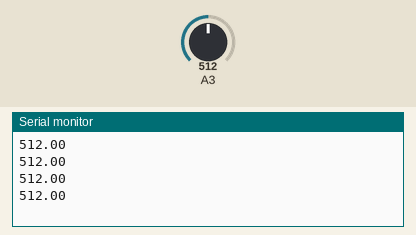
A sketch run on a simulated Arduino Uno, built with avr-gcc and run on an emulated ATmega328P. Shown: the last lines printed to the serial monitor. The test bench sets the inputs (shaded band); at power-on: A3 = 512.

Above: at 1.2 s.
1.3 s: A3 set to 716
At 1.71 s:
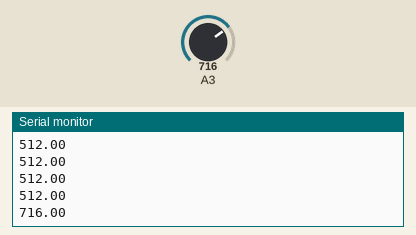
2.8 s: A3 set to 900
At 2.91 s:
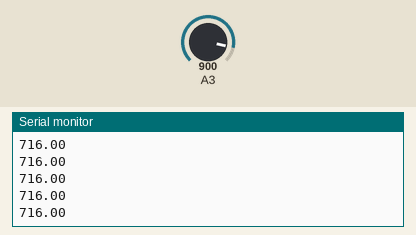
Timing chart, 0 to 5.8 s (numbered marks = the images above; inputs shaded):
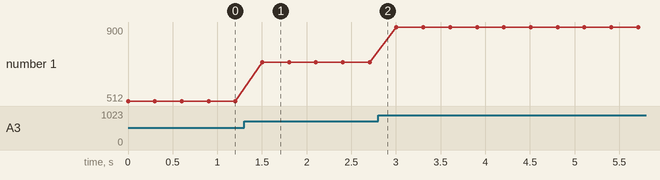

The sketch:

ir_sensor.ino
```cpp
void setup()
{
  Serial.begin(38400);


}

void loop()
{
 float val=analogRead(A3);
 Serial.println(val);
 delay(300);
}
```

Measured:
- after the input at 1.3 s, the serial monitor: prints a new line after 0.20 s (image 1)
- plotted number 1: 512 → 716 after the input at 1.3 s, 716 → 900 after the input at 2.8 s
